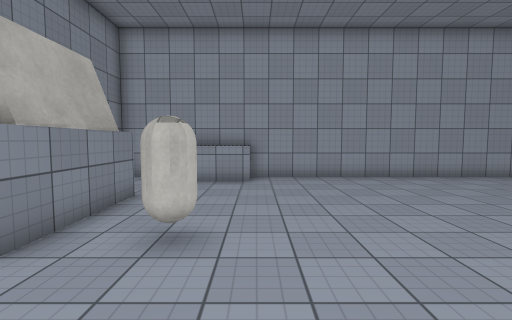
[1] (above)

12 first-person views from a walk through a 3-D level made in the Unity game engine. The camera is 1.5 m above the floor, tilts 4° down and sees 85° across. The floor is counted in squares, 1 m on a side. Each view is taken from the middle of a square. On the plan, view 1 faces up. The plan holds only what a view shows up to about 14 squares ahead; the rest is blank. Some animated figures are left out. Surface patterns are stand-ins for the level's own textures.

[2]
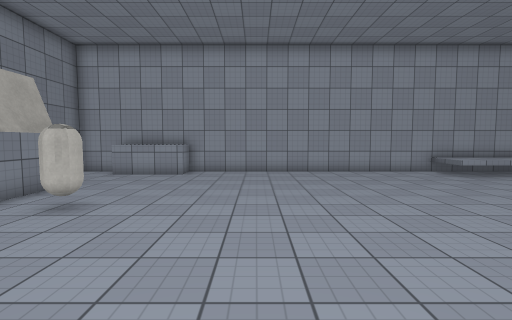

[3]
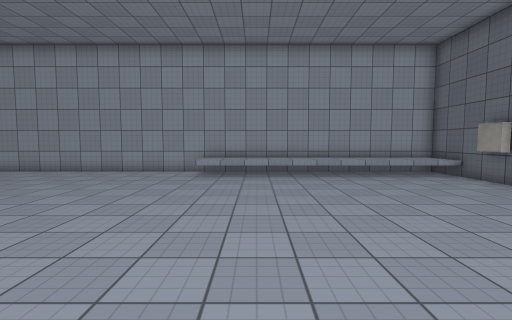

[4]
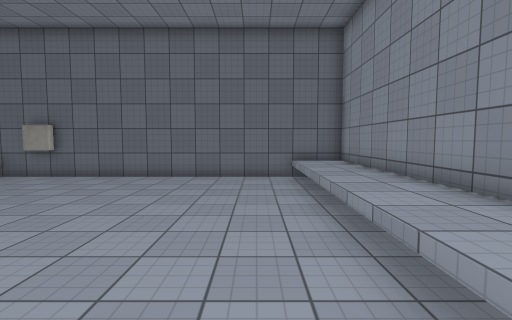

[5]
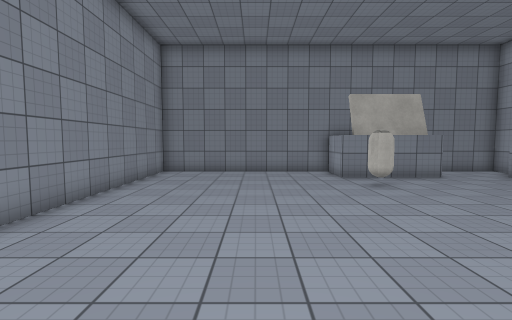

[6]
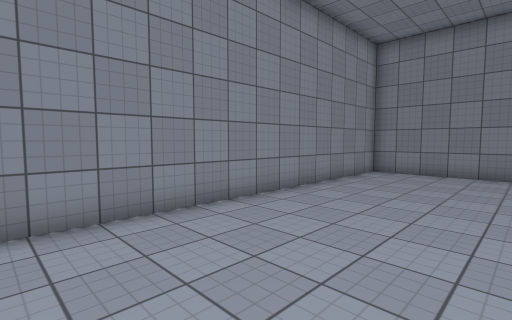

[7]
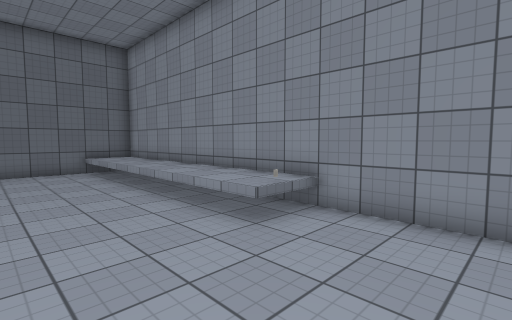

[8]
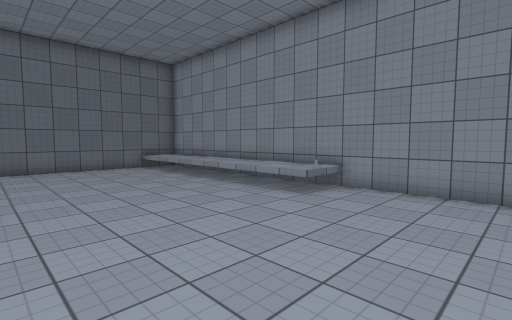

[9]
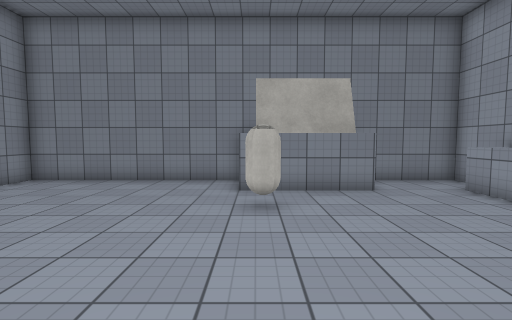

[10]
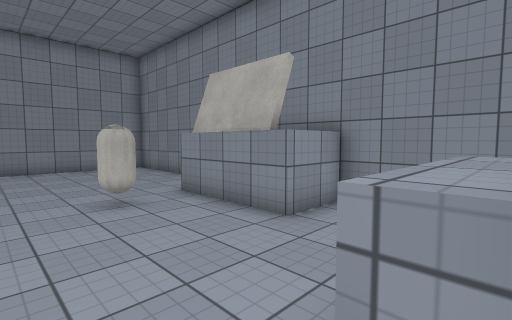

[11]
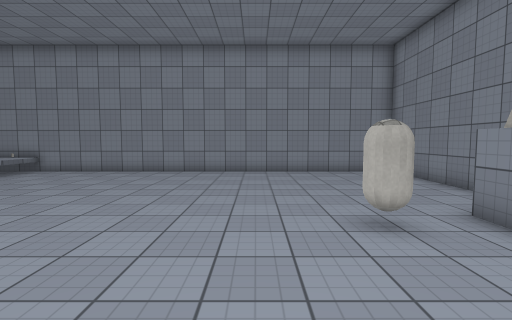

[12]
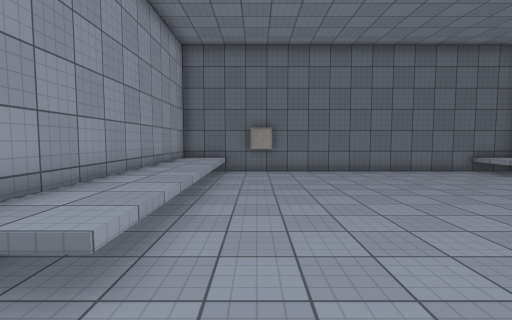

### Floor plan
Key: @ floor where view 1 was taken; # wall or solid block; . floor; ^ raised ledge; O other object.
Columns run from 6 left of view 1 to 23 right of it. Each row starts with its distance up from view 1.
 12 ##############################
 11 #..^^^^...........^^^^^^^^^^^#
 10 #.................^^^^^^^^^^^#
  9 #............................#
  8 #...........................O#
  7 ####........................O#
  6    #.........................#
  5    #.........................#
  4 ####OO.......................#
  3 #............................#
  2 #............................#
  1 #............................#
  0 #.....@......................#
 -1 #............................#
 -2 #............................#
 -3 #.................^^^^^^^^^^^#
 -4 #.................^^^^^^^^^^^#
 -5 ##############################

Where each view was taken, in squares from view 1:
view 1: 0 up, 0 right, facing up
view 2: 2 down, 3 right, facing up
view 3: 2 down, 14 right, facing up
view 4: 1 down, 11 right, facing right
view 5: 0 up, 8 right, facing left
view 6: 1 up, 8 right, facing down-left
view 7: 1 up, 8 right, facing down-right
view 8: 4 up, 7 right, facing down-right
view 9: 4 up, 5 right, facing left
view 10: 11 up, 1 right, facing down-left
view 11: 9 up, 1 right, facing down
view 12: 8 up, 9 right, facing right
